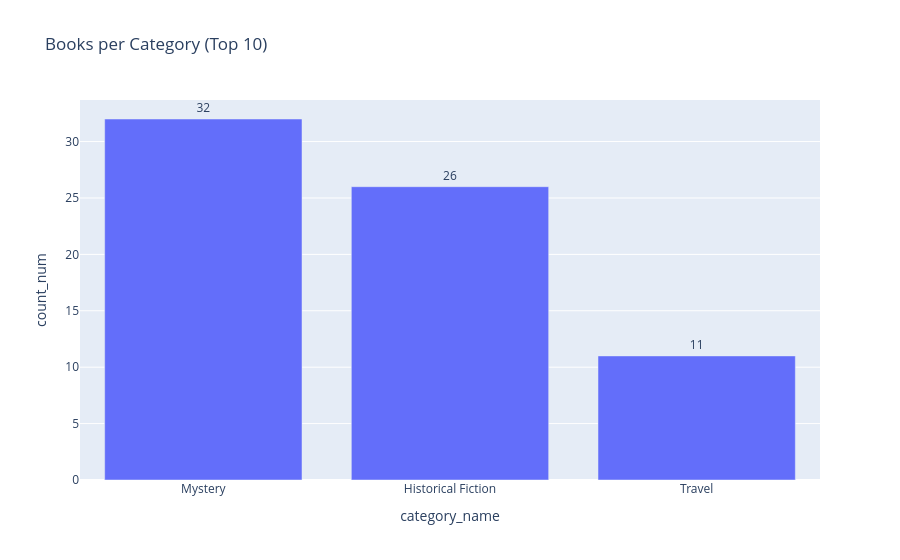

Notebook source saved alongside this figure:
### Code cell
cat_cnt = df["category"].value_counts().reset_index()
cat_cnt.columns = ["category_name", "count_num"]

fig = px.bar(
    cat_cnt.head(10),
    x="category_name",
    y="count_num",
    text="count_num",
    title="Books per Category (Top 10)"
)

fig.update_traces(textposition="outside")

fig.show()

### Figure 1 — Plotly figure (JSON) as saved in the notebook; plotly's stock layout.template omitted (floating-point values rounded to 4 significant figures)
{"data": [{"alignmentgroup": "True", "hovertemplate": "category_name=%{x}<br>count_num=%{text}<extra></extra>", "legendgroup": "", "marker": {"color": "#636efa", "pattern": {"shape": ""}}, "name": "", "offsetgroup": "", "orientation": "v", "showlegend": false, "text": [32, 26, 11], "textposition": "outside", "type": "bar", "x": ["Mystery", "Historical Fiction", "Travel"], "xaxis": "x", "y": [32, 26, 11], "yaxis": "y"}], "layout": {"barmode": "relative", "legend": {"tracegroupgap": 0}, "title": {"text": "Books per Category (Top 10)"}, "xaxis": {"anchor": "y", "domain": [0, 1], "title": {"text": "category_name"}}, "yaxis": {"anchor": "x", "domain": [0, 1], "title": {"text": "count_num"}}}}
